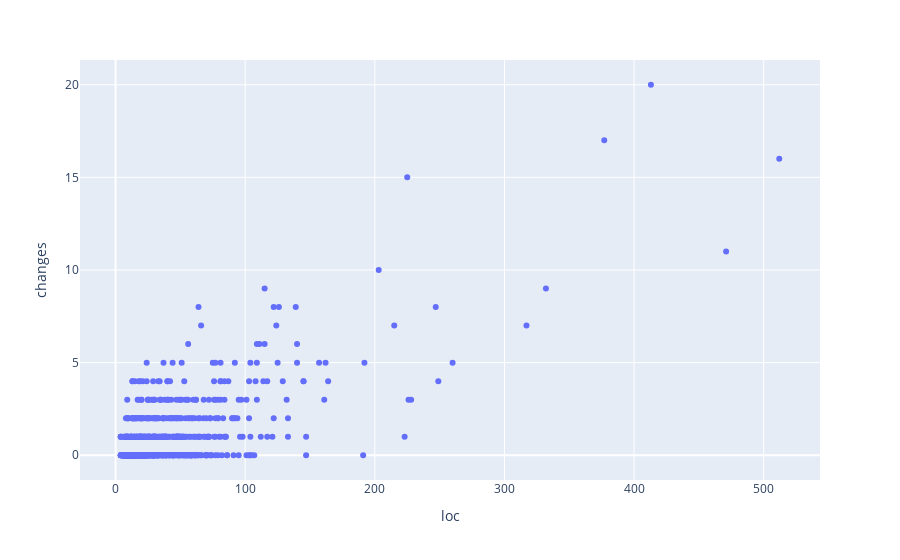

Notebook source saved alongside this figure:
### Code cell
import plotly.express as px

fig = px.scatter(df_complexity, x="loc", y="changes",
                hover_data=['fullpath'])
fig.show()

### Figure 1 — Plotly figure (JSON) as saved in the notebook; plotly's stock layout.template omitted (floating-point values rounded to 4 significant figures; data arrays with more than 128 entries replaced by an {"elided": "..."} marker saying what was removed)
{"data": [{"customdata": {"elided": "815x1 str values"}, "hovertemplate": "loc=%{x}<br>changes=%{y}<br>fullpath=%{customdata[0]}<extra></extra>", "legendgroup": "", "marker": {"color": "#636efa", "symbol": "circle"}, "mode": "markers", "name": "", "orientation": "v", "showlegend": false, "type": "scatter", "x": {"elided": "815 int values"}, "xaxis": "x", "y": {"elided": "815 int values"}, "yaxis": "y"}], "layout": {"legend": {"tracegroupgap": 0}, "margin": {"t": 60}, "xaxis": {"anchor": "y", "domain": [0, 1], "title": {"text": "loc"}}, "yaxis": {"anchor": "x", "domain": [0, 1], "title": {"text": "changes"}}}}
